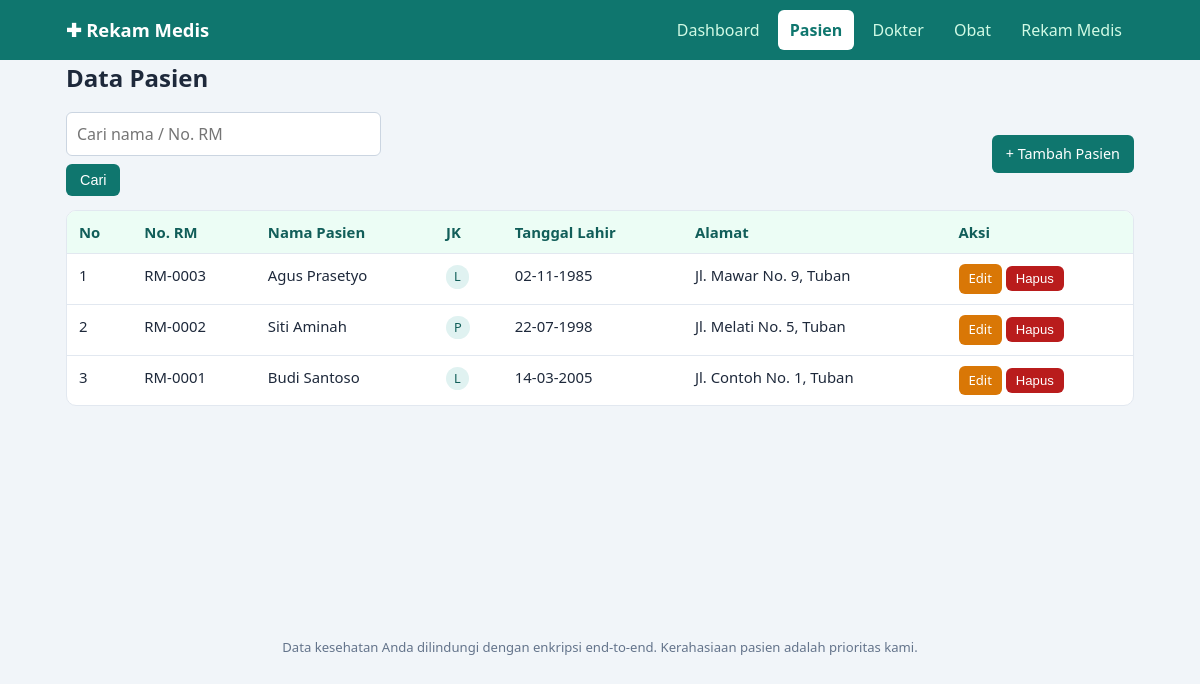
The app's page /pasien.php with its own data.
### tables this page shows
CREATE TABLE pasien (
  id_pasien     INT(11)      NOT NULL AUTO_INCREMENT,
  no_rm         VARCHAR(20)  NOT NULL,
  nama_pasien   VARCHAR(100) NOT NULL,
  jenis_kelamin ENUM('L','P') NOT NULL,
  tanggal_lahir DATE         NOT NULL,
  alamat        TEXT         NOT NULL,
  PRIMARY KEY (id_pasien),
  UNIQUE KEY uk_no_rm (no_rm)
);

### koneksi.php (called while the page is built, shortened)
<?php
function e($teks)
{
    return htmlspecialchars((string)$teks, ENT_QUOTES, 'UTF-8');
}
function tgl_indo($tgl)
{
    return $tgl ? date('d-m-Y', strtotime($tgl)) : '-';
}

### pasien.php (the view, shortened to what this page needs)
<?php
require_once 'koneksi.php';
$aksi = $_GET['aksi'] ?? 'list';
$errors = [];
$data = ['id_pasien' => 0, 'no_rm' => '', 'nama_pasien' => '', 'jenis_kelamin' => 'L', 'tanggal_lahir' => '', 'alamat' => ''];
require 'header.php';
if ($aksi === 'tambah' || $aksi === 'edit'):
?>
<h1><?= $aksi === 'edit' ? 'Edit' : 'Tambah' ?> Pasien</h1>
<div class="kartu">
  <?php if ($errors): ?>
    <div class="alert err"><ul><?php foreach ($errors as $er): ?><li><?= e($er) ?></li><?php endforeach; ?></ul></div>
  <?php endif; ?>
  <form method="post" action="pasien.php?aksi=<?= e($aksi) ?>">
    <input type="hidden" name="id_pasien" value="<?= (int)$data['id_pasien'] ?>">
    <div class="grid2">
      <div><label for="no_rm">No. Rekam Medis</label>
        <input type="text" id="no_rm" name="no_rm" maxlength="20" required value="<?= e($data['no_rm']) ?>"></div>
      <div><label for="nama_pasien">Nama Pasien</label>
        <input type="text" id="nama_pasien" name="nama_pasien" maxlength="100" required value="<?= e($data['nama_pasien']) ?>"></div>
      <div><label for="jenis_kelamin">Jenis Kelamin</label>
        <select id="jenis_kelamin" name="jenis_kelamin" required>
          <option value="L" <?= $data['jenis_kelamin'] === 'L' ? 'selected' : '' ?>>Laki-laki (L)</option>
          <option value="P" <?= $data['jenis_kelamin'] === 'P' ? 'selected' : '' ?>>Perempuan (P)</option>
        </select></div>
      <div><label for="tanggal_lahir">Tanggal Lahir</label>
        <input type="date" id="tanggal_lahir" name="tanggal_lahir" max="<?= date('Y-m-d') ?>" required value="<?= e($data['tanggal_lahir']) ?>"></div>
    </div>
    <label for="alamat">Alamat</label>
    <textarea id="alamat" name="alamat" required><?= e($data['alamat']) ?></textarea>
    <div class="form-aksi">
      <button class="btn" type="submit">Simpan</button>
      <a class="btn abu" href="pasien.php">Batal</a>
    </div>
  </form>
</div>
<?php
else:
    $q = trim($_GET['q'] ?? '');
    if ($q !== '') {
        $like = '%' . $q . '%';
        $st = $conn->prepare('SELECT * FROM pasien WHERE nama_pasien LIKE ? OR no_rm LIKE ? ORDER BY id_pasien DESC');
        $st->bind_param('ss', $like, $like);
        $st->execute();
        $rows = $st->get_result()->fetch_all(MYSQLI_ASSOC);
    } else {
        $rows = $conn->query('SELECT * FROM pasien ORDER BY id_pasien DESC')->fetch_all(MYSQLI_ASSOC);
    }
?>
<h1>Data Pasien</h1>
<div class="toolbar">
  <form method="get">
    <input type="text" name="q" placeholder="Cari nama / No. RM" value="<?= e($q) ?>">
    <button class="btn" type="submit">Cari</button>
  </form>
  <a class="btn" href="pasien.php?aksi=tambah">+ Tambah Pasien</a>
</div>
<div class="tabel-wrap">
<table>
  <thead><tr><th>No</th><th>No. RM</th><th>Nama Pasien</th><th>JK</th><th>Tanggal Lahir</th><th>Alamat</th><th>Aksi</th></tr></thead>
  <tbody>
  <?php foreach ($rows as $i => $r): ?>
    <tr>
      <td><?= $i + 1 ?></td>
      <td><?= e($r['no_rm']) ?></td>
      <td><?= e($r['nama_pasien']) ?></td>
      <td><span class="badge"><?= e($r['jenis_kelamin']) ?></span></td>
      <td><?= e(tgl_indo($r['tanggal_lahir'])) ?></td>
      <td><?= e($r['alamat']) ?></td>
      <td class="aksi">
        <a class="btn kuning kecil" href="pasien.php?aksi=edit&id=<?= (int)$r['id_pasien'] ?>">Edit</a>
        <form method="post" onsubmit="return confirm('Hapus pasien ini?')">
          <button class="btn merah kecil" type="submit">Hapus</button>
        </form>
      </td>
    </tr>
  <?php endforeach; ?>
  </tbody>
</table>
</div>
<?php endif; ?>
<?php require 'footer.php'; ?>

### style.css (style rules this page uses)
:root { --hijau:#0f766e;--hijau-tua:#115e59;--abu:#f1f5f9;--garis:#e2e8f0;--teks:#1e293b;--merah:#b91c1c }
* { box-sizing:border-box }
body { margin:0;font-family:"Segoe UI",Roboto,Arial,sans-serif;background:var(--abu);color:var(--teks);line-height:1.5 }
h1 { margin:0 0 16px;font-size:1.5rem }
.toolbar { display:flex;justify-content:space-between;align-items:center;flex-wrap:wrap;gap:10px;margin-bottom:14px }
.toolbar form { display:flex;gap:8px;align-items:center;flex-wrap:wrap }
.tabel-wrap { overflow-x:auto;background:#fff;border:1px solid var(--garis);border-radius:10px }
table { width:100%;border-collapse:collapse;font-size:.93rem }
th,td { padding:10px 12px;text-align:left;border-bottom:1px solid var(--garis);vertical-align:top }
th { background:#ecfdf5;color:var(--hijau-tua);white-space:nowrap }
tr:last-child td { border-bottom:0 }
.btn { display:inline-block;border:0;border-radius:6px;padding:8px 14px;font-size:.9rem;cursor:pointer;text-decoration:none;background:var(--hijau);color:#fff }
.btn.kuning { background:#d97706 }
.btn.merah { background:var(--merah) }
.btn.kecil { padding:5px 10px;font-size:.82rem }
.aksi { white-space:nowrap }
.aksi form { display:inline }
input[type=text],input[type=number],input[type=date],select,textarea { width:100%;padding:9px 10px;border:1px solid #cbd5e1;border-radius:6px;font:inherit;background:#fff }
.badge { display:inline-block;padding:2px 8px;border-radius:99px;background:#e0f2f1;color:var(--hijau-tua);font-size:.8rem }

### records on screen
pasien: no_rm "RM-0003", nama_pasien "Agus Prasetyo", jenis_kelamin "L", tanggal_lahir "02-11-1985", alamat "Jl. Mawar No. 9, Tuban"
pasien: no_rm "RM-0002", nama_pasien "Siti Aminah", jenis_kelamin "P", tanggal_lahir "22-07-1998", alamat "Jl. Melati No. 5, Tuban"
pasien: no_rm "RM-0001", nama_pasien "Budi Santoso", jenis_kelamin "L", tanggal_lahir "14-03-2005", alamat "Jl. Contoh No. 1, Tuban"

### other values on screen
$label "Dashboard"
$label "Pasien"
$label "Dokter"
$label "Obat"
$label "Rekam Medis"
